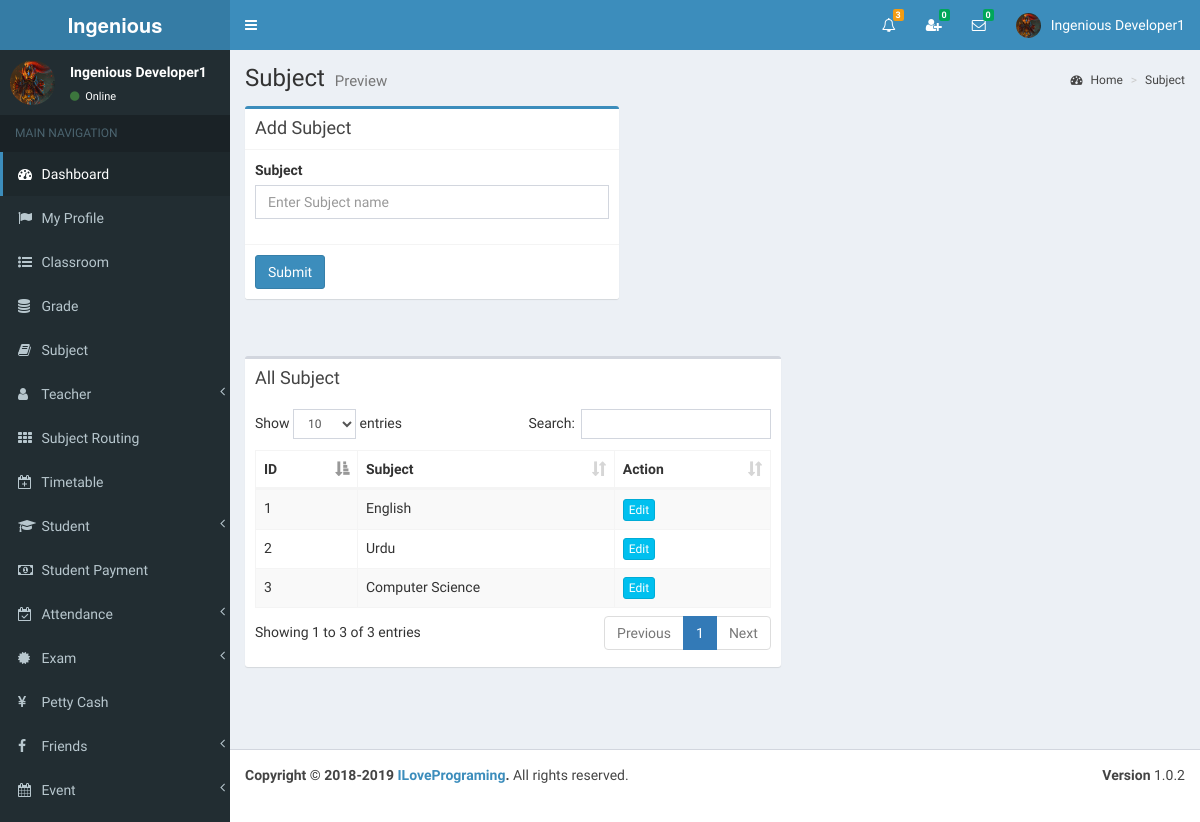
/view/subject.php (signed in), run on the app's committed database.
### tables this page shows
CREATE TABLE `subject` (
  `id` int(11) NOT NULL,
  `name` varchar(255) NOT NULL
);

### view/subject.php (the view, shortened to what this page needs)
<?php include_once('head.php'); ?>
<?php include_once('header_admin.php'); ?>
<?php include_once('sidebar.php'); ?>
<div class="content-wrapper">
	<section class="content-header">
		<h1>
            Subject
        	<small>Preview</small>
        </h1>
        <ol class="breadcrumb">
        	<li><a href="#"><i class="fa fa-dashboard"></i> Home</a></li>
            <li><a href="#">Subject</a></li>
        </ol>
	</section>
    <section class="content">
    	<div class="row">
            <div class="col-md-5">
              	<div class="box box-primary">
                	<div class="box-header with-border">
                  		<h3 class="box-title">Add Subject</h3>
                	</div>
                	<form role="form" action="../index.php" method="post">
                  		<div class="box-body">
                    		<div class="form-group" id="divSubject">
                      			<label for="">Subject</label>
                      			<input type="text" class="form-control" id="name" placeholder="Enter Subject name" name="name" autocomplete="off">
                    		</div>
                  		</div>
                  		<div class="box-footer">
							<button type="submit" class="btn btn-primary">Submit</button>
						</div>
					</form>
				</div>
			</div>
		</div>
	</section>
	<section class="content" >
		<div class="row" id="table1">
			<div class="col-md-7">
				<div class="box">
                	<div class="box-header">
						<h3 class="box-title">All Subject</h3>
                	</div>
                	<div class="box-body table-responsive">
                		<table id="example1" class="table table-bordered table-striped">
                    		<thead>
                        		<th>ID</th>
                            	<th>Subject</th>
                            	<th>Action</th>
                        	</thead>
                        	<tbody>
<?php
include_once('../controller/config.php');
$sql="SELECT * FROM subject";
$result=mysqli_query($conn,$sql);
$count = 0;
$cant_remove1=0;
$cant_remove2=0;
$cant_remove3=0;
$cant_remove4=0;
$cant_remove5=0;
$cant_remove6=0;
if(mysqli_num_rows($result) > 0) {
	while($row=mysqli_fetch_assoc($result)){
		$count++;
		$id=$row['id'];
?>
								<tr>
									<td><?php echo $count; ?></td>
               <td id="td1_<?php echo $row['id']; ?>"><?php echo $row['name']; ?></td>
                                	<td>
<?php
$sql1="SELECT * FROM exam_timetable WHERE subject_id='$id'";
$result1=mysqli_query($conn,$sql1);
if(mysqli_num_rows($result1) > 0){
	$cant_remove1=1;
}else{
	$cant_remove1=0;
}
$sql2="SELECT * FROM student_exam WHERE subject_id='$id'";
$result2=mysqli_query($conn,$sql2);
if(mysqli_num_rows($result2) > 0){
	$cant_remove2=1;
}else{
	$cant_remove2=0;
}
$sql3="SELECT * FROM student_payment_history WHERE subject_id='$id'";
$result3=mysqli_query($conn,$sql3);
if(mysqli_num_rows($result3) > 0){
	$cant_remove3=1;
}else{
	$cant_remove3=0;
}
$sql4="SELECT * FROM subject_routing WHERE subject_id='$id'";
$result4=mysqli_query($conn,$sql4);
if(mysqli_num_rows($result4) > 0){
	$cant_remove4=1;
}else{
	$cant_remove4=0;
}
$sql5="SELECT * FROM teacher_salary_history WHERE subject_id='$id'";
$result5=mysqli_query($conn,$sql5);
if(mysqli_num_rows($result5) > 0){
	$cant_remove5=1;
}else{
	$cant_remove5=0;
}
$sql6="SELECT * FROM timetable WHERE subject_id='$id'";
$result6=mysqli_query($conn,$sql6);
if(mysqli_num_rows($result6) > 0){
	$cant_remove6=1;
}else{
	$cant_remove6=0;
}
if($cant_remove1 > 0 || $cant_remove2 > 0 || $cant_remove3 > 0 || $cant_remove4 > 0 || $cant_remove5 > 0 || $cant_remove6 > 0 ){
	echo '<a href="#modalUpdateform" onClick="showModal(this)" class="btn btn-info btn-xs" data-id="'.$id.'" data-toggle="modal">Edit</a>';
}else{
	echo '<a href="#modalUpdateform" onClick="showModal(this)" class="btn btn-info btn-xs" data-id="'.$id.'" data-toggle="modal">Edit</a>';
	echo ' <a href="#" class="confirm-delete btn btn-danger btn-xs"  data-id="'.$id.'">Delete</a>';
}
?>
                            		</td>
                            	</tr>
<?php } } ?>
							</tbody>
						</table>
					</div>
				</div>
			</div>
    	</div>
	</section>
</div>
<?php include_once('footer.php');?>

### view/header_admin.php (shortened to what this page needs)
<body class="hold-transition skin-blue sidebar-mini" >
<div class="wrapper">
  <header class="main-header" >
    <a href="" class="logo">
      <span class="logo-lg"><strong>Ingenious </strong></span>
    </a>
    <nav class="navbar navbar-static-top">
		<a href="#" class="sidebar-toggle" data-toggle="offcanvas" role="button">
       	</a>
		<div class="navbar-custom-menu">
			<ul class="nav navbar-nav">
              <li class="dropdown notifications-menu">
                <a href="#" class="dropdown-toggle" data-toggle="dropdown">
                  <i class="fa fa-bell-o"></i>
<?php
include_once('../controller/config.php');
$my_type=$_SESSION["type"];
if($my_type == 'Admin'){
	$sql1="SELECT COUNT(id) FROM main_notifications WHERE _isread='0'";
	$result1=mysqli_query($conn,$sql1);
	$row1=mysqli_fetch_assoc($result1);
	$notfi_count=$row1['COUNT(id)'];
?>
                  <span class="label label-warning"><?php echo $notfi_count; ?></span>
                </a>
              </li>
<?php }  ?>
<?php
include_once('../controller/config.php');
$my_index=$_SESSION["index_number"];
$my_type=$_SESSION["type"];
$sql="SELECT count(id)
      FROM my_friends
      WHERE my_index='$my_index' AND _status='Pending' AND _isread='0'";
$result=mysqli_query($conn,$sql);
$row=mysqli_fetch_assoc($result);
$unread_count=$row['count(id)'];
?>
              <li class="dropdown messages-menu"  id="friend_request">
              	<a href="#" class="dropdown-toggle" data-toggle="dropdown" onClick="showFriendRequest('<?php echo $my_index; ?>','<?php echo $my_type; ?>')">
                  <i class="fa fa-user-plus"></i>
                  <span class="label label-success"><?php echo $unread_count; ?></span>
                </a>
              </li>
<?php
include_once('../controller/config.php');
$my_index=$_SESSION["index_number"];
$unread_msg_count=0;
$sql="SELECT * FROM my_friends WHERE my_index='$my_index'";
$result=mysqli_query($conn,$sql);
while($row=mysqli_fetch_assoc($result)){
	$friend_index=$row['friend_index'];
	$sql1="SELECT count(id)
		  FROM online_chat
		  WHERE user_index='$friend_index' AND _isread='0'";
	$result1=mysqli_query($conn,$sql1);
	$row1=mysqli_fetch_assoc($result1);
	$unread_msg_count+=$row1['count(id)'];
}
?>
              <li class="dropdown messages-menu" id="unread_msg">
                <a href="#" class="dropdown-toggle" data-toggle="dropdown" >
                  <i class="fa fa-envelope-o"></i>
                  <span class="label label-success"><?php echo $unread_msg_count; ?></span>
                </a>
<?php
include_once('../controller/config.php');
$index=$_SESSION["index_number"];
$type=$_SESSION["type"];
$time='';
$file_path='';
	$sql="SELECT
           DISTINCT conversation_id,friend_index
           FROM
              my_friends
           WHERE
              	my_index='$index'
           ORDER BY
              conversation_id";
	$result=mysqli_query($conn,$sql);
	while($row=mysqli_fetch_assoc($result)){
		$conversation_id=$row['conversation_id'];
		$friend_index=$row['friend_index'];
		$sql3="SELECT * FROM my_friends WHERE conversation_id='$conversation_id' and friend_index='$friend_index'";
		$result3=mysqli_query($conn,$sql3);
		$row3=mysqli_fetch_assoc($result3);
		$friend_type=$row3['friend_type'];
		if($friend_type == "Admin"){
			$sql1="SELECT * FROM admin WHERE index_number='$friend_index'";
			$result1=mysqli_query($conn,$sql1);
			$row1=mysqli_fetch_assoc($result1);
			$friend_name=$row1['i_name'];
			$friend_image=$row1['image_name'];
		}
		if($friend_type == "Teacher"){
			$sql1="SELECT * FROM teacher WHERE index_number='$friend_index'";
			$result1=mysqli_query($conn,$sql1);
			$row1=mysqli_fetch_assoc($result1);
			$friend_name=$row1['i_name'];
			$friend_image=$row1['image_name'];
		}
		if($friend_type == "Student"){
			$sql1="SELECT * FROM student WHERE index_number='$friend_index'";
			$result1=mysqli_query($conn,$sql1);
			$row1=mysqli_fetch_assoc($result1);
			$friend_name=$row1['i_name'];
			$friend_image=$row1['image_name'];
		}
		$sql2="SELECT * FROM online_chat WHERE conversation_id='$conversation_id' ORDER BY id DESC LIMIT 1";
		$result2=mysqli_query($conn,$sql2);
		while($row2=mysqli_fetch_assoc($result2)){
			$last_msg=$row2['msg'];
			$msg_time=$row2['time'];
			$datetime1 = new DateTime($msg_time);
			$datetime2 = new DateTime();
			$interval = $datetime1->diff($datetime2);
			$year = $interval->format('%y y ');
			$month = $interval->format('%m m ');
			$days = $interval->format('%a d');
			$hours = $interval->format('%h h');
			$minutes = $interval->format('%i mins');
			$seconds = $interval->format('%s sec');
			if($year>0){
				$time=$year;
			}else if($month>0){
				$time=$month;
			}else if($days>0){
				$time=$days;
			}else if($hours>0){
				$time=$hours;
			}else if($minutes>0){
				$time=$minutes;
			}else{
				$time=$seconds;
			}
			if($type=="Admin"){
				$file_path="my_friends.php?do=showChatBox&my_index=$index&conversation_id=$conversation_id&friend_index=$friend_index&my_type=$type";
			}
			if($type=="Teacher"){
				$file_path="my_friends2.php?do=showChatBox&my_index=$index&conversation_id=$conversation_id&friend_index=$friend_index&my_type=$type";
			}
			if($type=="Student"){
				$file_path="my_friends1.php?do=showChatBox&my_index=$index&conversation_id=$conversation_id&friend_index=$friend_index&my_type=$type";
			}
?>
                      <li>
                        <a href="<?php echo $file_path; ?>" onClick="msgRead('<?php echo $index; ?>','<?php echo $conversation_id; ?>','<?php echo $friend_index; ?>','<?php echo $type; ?>')">
                          <div class="pull-left">
                            <img src="../<?php echo $friend_image; ?>" class="img-circle" alt="User Image">
                          </div>
                          <h4>
                            <?php echo $friend_name; ?>
                            <small><i class="fa fa-clock-o"></i> <?php echo $time; ?></small>
                          </h4>
                          <p><?php echo $last_msg; ?></p>
                        </a>
                      </li>
 <?php } } ?>
              </li>
<?php
include_once('../controller/config.php');
if($type=="Admin"){
	$sql="SELECT * FROM admin where index_number='$index'";
	$result=mysqli_query($conn,$sql);
	$row=mysqli_fetch_assoc($result);
}
?>
            	<li class="dropdown user user-menu">
                    <a href="#" class="dropdown-toggle" data-toggle="dropdown">
                      <img src="../<?php echo $row['image_name']; ?>" class="user-image" alt="User Image">
                      <span class="hidden-xs"><?php echo $row['i_name']; ?></span>
                    </a>
              </li>
            </ul>
        </div>
	</nav>
  </header>

### view/sidebar.php (shortened to what this page needs)
  <aside class="main-sidebar">
    <section class="sidebar">
<?php
include_once('../controller/config.php');
$index=$_SESSION["index_number"];
$sql="SELECT * FROM admin WHERE index_number='$index'";
$result=mysqli_query($conn,$sql);
$row=mysqli_fetch_assoc($result);
$name=$row['i_name'];
$image=$row['image_name'];
?>
      <div class="user-panel">
      	<div class="pull-left image">
        	<img src="../<?php echo $image; ?>" class="img-circle" alt="User Image">
        </div>
        <div class="pull-left info">
        	<p><?php echo $name; ?></p>
            <a href="#"><i class="fa fa-circle text-success"></i> Online</a>
        </div>
      </div>
      <ul class="sidebar-menu">
        <li class="header">MAIN NAVIGATION</li>
        <li class="active treeview">
          <a href="dashboard.php">
            <i class="fa fa-dashboard"></i> <span>Dashboard</span>
          </a>
        </li>
         <li>
          <a href="admin_profile.php">
            <i class="fa fa-flag"></i> <span>My Profile</span>
          </a>
        </li>
        <li>
          <a href="class_room.php">
            <i class="fa fa-list-ul"></i> <span>Classroom</span>
          </a>
        </li>
        <li>
          <a href="grade.php">
            <i class="fa fa-database"></i> <span>Grade</span>
          </a>
        </li>
        <li>
          <a href="subject.php">
            <i class="fa fa-book"></i> <span>Subject</span>
          </a>
        </li>
        <li class="treeview">
          <a href="#">
            <i class="fa fa-user" aria-hidden="true"></i>
            <span>Teacher</span>
            <span class="pull-right-container">
              <i class="fa fa-angle-left pull-right"></i>
            </span>
          </a>
        </li>
        <li>
          <a href="subject_routing.php">
            <i class="fa fa-th"></i> <span>Subject Routing</span>
          </a>
        </li>
        <li>
          <a href="timetable.php">
            <i class="fa fa-calendar-plus-o"></i> <span>Timetable</span>
          </a>
        </li>
        <li class="treeview">
          <a href="#">
            <i class="fa fa-graduation-cap"></i>
            <span>Student</span>
            <span class="pull-right-container">
              <i class="fa fa-angle-left pull-right"></i>
            </span>
          </a>
        </li>
        <li>
          <a href="student_payment.php">
            <i class="fa fa-money"></i> <span>Student Payment</span>
          </a>
        </li>
         <li class="treeview">
          <a href="#">
            <i class="fa fa-calendar-check-o"></i>
            <span>Attendance</span>
            <span class="pull-right-container">
              <i class="fa fa-angle-left pull-right"></i>
            </span>
          </a>
        </li>
        <li class="treeview">
          <a href="#">
            <i class="fa fa-certificate"></i>
            <span>Exam</span>
            <span class="pull-right-container">
              <i class="fa fa-angle-left pull-right"></i>
            </span>
          </a>
        </li>
        <li>
          <a href="petty_cash.php">
            <i class="fa fa-yen"></i> <span>Petty Cash</span>
          </a>
        </li>
        <li class="treeview">
          <a href="#">
            <i class="fa fa-facebook"></i>
            <span>Friends</span>
            <span class="pull-right-container">
              <i class="fa fa-angle-left pull-right"></i>
            </span>
          </a>
        </li>
        <li class="treeview">
          <a href="#">
            <i class="fa fa-calendar"></i>
            <span>Event</span>
            <span class="pull-right-container">
              <i class="fa fa-angle-left pull-right"></i>
            </span>
          </a>
        </li>
      </ul>
    </section>
  </aside>

### view/subject.php (style rules this page uses)
body { overflow-y:scroll; }

### data on the page
subject: name "English"
subject: name "Urdu"
subject: name "Computer Science"

### other printed values
$notfi_count "3"
$unread_count "0"
$unread_msg_count "0"
$row['i_name'] "Ingenious Developer1"
$name "Ingenious Developer1"
